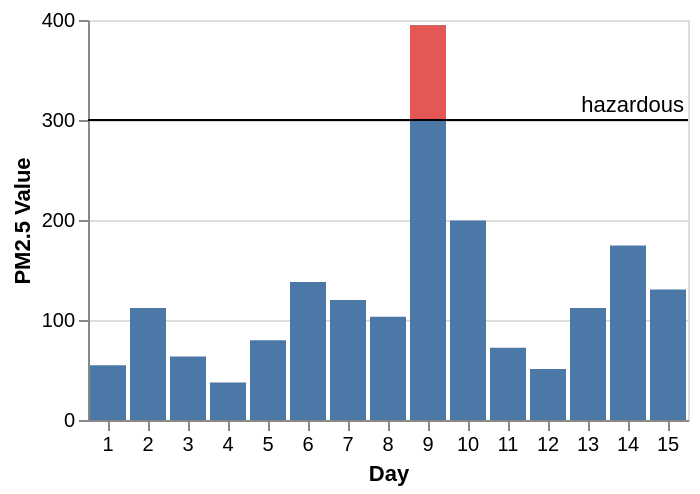

Describe this chart as a Vega-Lite specification.
### Vega specification from a JSON file in a GitHub repository (floating-point values rounded to 4 significant figures)
{"$schema": "https://vega.github.io/schema/vega/v5.json", "description": "The PM2.5 value of Beijing observed 15 days, highlighting the days when PM2.5 level is hazardous to human health. Data source https://chartaccent.github.io/chartaccent.html", "background": "white", "padding": 5, "height": 200, "style": "cell", "data": [{"name": "source_0", "values": [{"Day": 1, "Value": 54.8}, {"Day": 2, "Value": 112.1}, {"Day": 3, "Value": 63.6}, {"Day": 4, "Value": 37.6}, {"Day": 5, "Value": 79.7}, {"Day": 6, "Value": 137.9}, {"Day": 7, "Value": 120.1}, {"Day": 8, "Value": 103.3}, {"Day": 9, "Value": 394.8}, {"Day": 10, "Value": 199.5}, {"Day": 11, "Value": 72.3}, {"Day": 12, "Value": 51.1}, {"Day": 13, "Value": 112}, {"Day": 14, "Value": 174.5}, {"Day": 15, "Value": 130.5}]}, {"name": "source_1", "values": [{}]}, {"name": "data_1", "source": "source_0", "transform": [{"type": "filter", "expr": "isValid(datum[\"Value\"]) && isFinite(+datum[\"Value\"])"}]}, {"name": "data_2", "source": "source_0", "transform": [{"type": "filter", "expr": "datum.Value >= 300"}, {"type": "formula", "expr": "300", "as": "baseline"}, {"type": "filter", "expr": "isValid(datum[\"baseline\"]) && isFinite(+datum[\"baseline\"])"}]}], "signals": [{"name": "x_step", "value": 20}, {"name": "width", "update": "bandspace(domain('x').length, 0.1, 0.05) * x_step"}], "marks": [{"name": "layer_0_layer_0_marks", "type": "rect", "style": ["bar"], "from": {"data": "data_1"}, "encode": {"update": {"fill": {"value": "#4c78a8"}, "x": {"scale": "x", "field": "Day"}, "width": {"scale": "x", "band": 1}, "y": {"scale": "y", "field": "Value"}, "y2": {"scale": "y", "value": 0}}}}, {"name": "layer_0_layer_1_marks", "type": "rect", "style": ["bar"], "from": {"data": "data_2"}, "encode": {"update": {"fill": {"value": "#e45755"}, "x": {"scale": "x", "field": "Day"}, "width": {"scale": "x", "band": 1}, "y": {"scale": "y", "field": "baseline"}, "y2": {"scale": "y", "field": "Value"}}}}, {"name": "layer_1_layer_0_marks", "type": "rule", "style": ["rule"], "from": {"data": "source_1"}, "encode": {"update": {"stroke": {"value": "black"}, "x": {"field": {"group": "width"}}, "x2": {"value": 0}, "y": {"scale": "y", "value": 300}}}}, {"name": "layer_1_layer_1_marks", "type": "text", "style": ["text"], "from": {"data": "source_1"}, "encode": {"update": {"align": {"value": "right"}, "baseline": {"value": "bottom"}, "text": {"value": "hazardous"}, "dx": {"value": -2}, "dy": {"value": -2}, "fill": {"value": "black"}, "x": {"field": {"group": "width"}}, "y": {"scale": "y", "value": 300}}}}], "scales": [{"name": "x", "type": "band", "domain": {"fields": [{"data": "data_1", "field": "Day"}, {"data": "data_2", "field": "Day"}], "sort": true}, "range": {"step": {"signal": "x_step"}}, "paddingInner": 0.1, "paddingOuter": 0.05}, {"name": "y", "type": "linear", "domain": {"fields": [{"data": "data_1", "field": "Value"}, {"data": "data_2", "field": "baseline"}, {"data": "data_2", "field": "Value"}, [300]]}, "range": [{"signal": "height"}, 0], "nice": true, "zero": true}], "axes": [{"scale": "y", "orient": "left", "gridScale": "x", "grid": true, "tickCount": {"signal": "ceil(height/40)"}, "domain": false, "labels": false, "maxExtent": 0, "minExtent": 0, "ticks": false, "zindex": 0}, {"scale": "x", "orient": "bottom", "grid": false, "title": "Day", "labelAngle": 0, "labelBaseline": "top", "labelOverlap": true, "zindex": 0}, {"scale": "y", "orient": "left", "grid": false, "title": "PM2.5 Value", "labelOverlap": true, "tickCount": {"signal": "ceil(height/40)"}, "zindex": 0}]}
